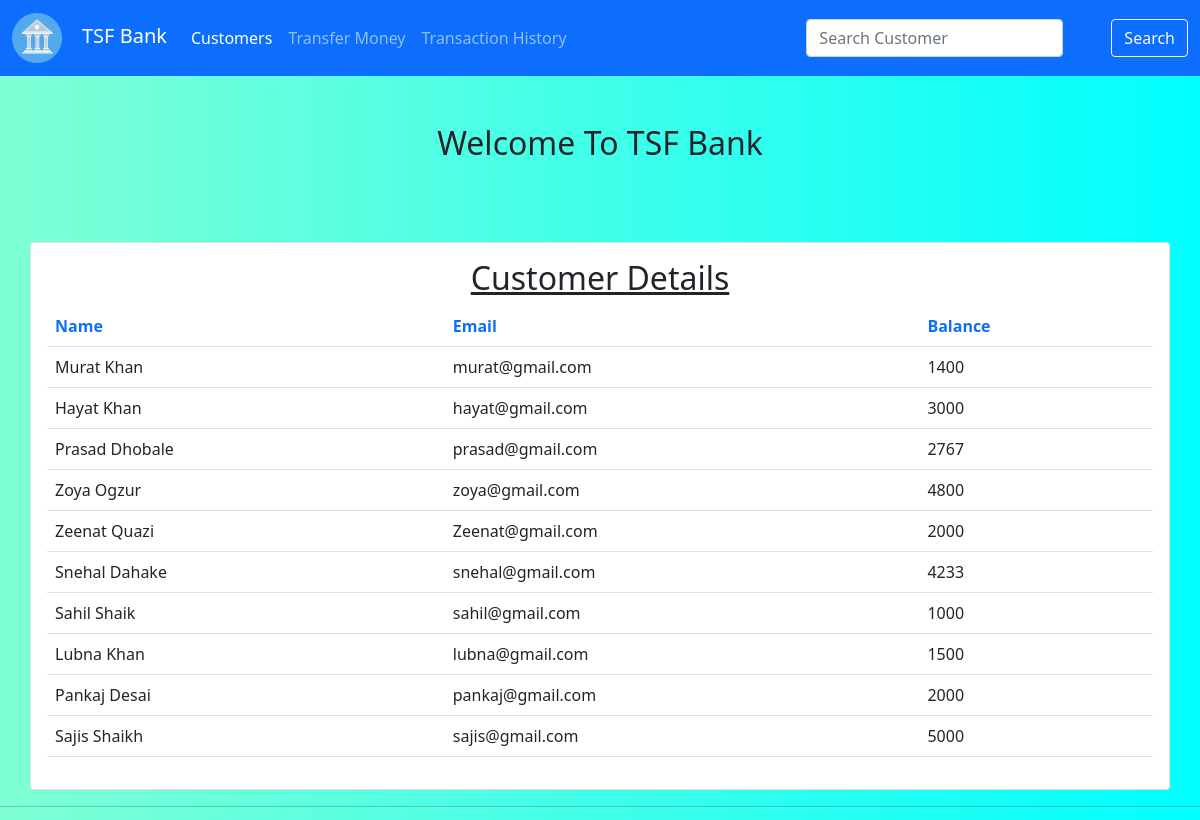
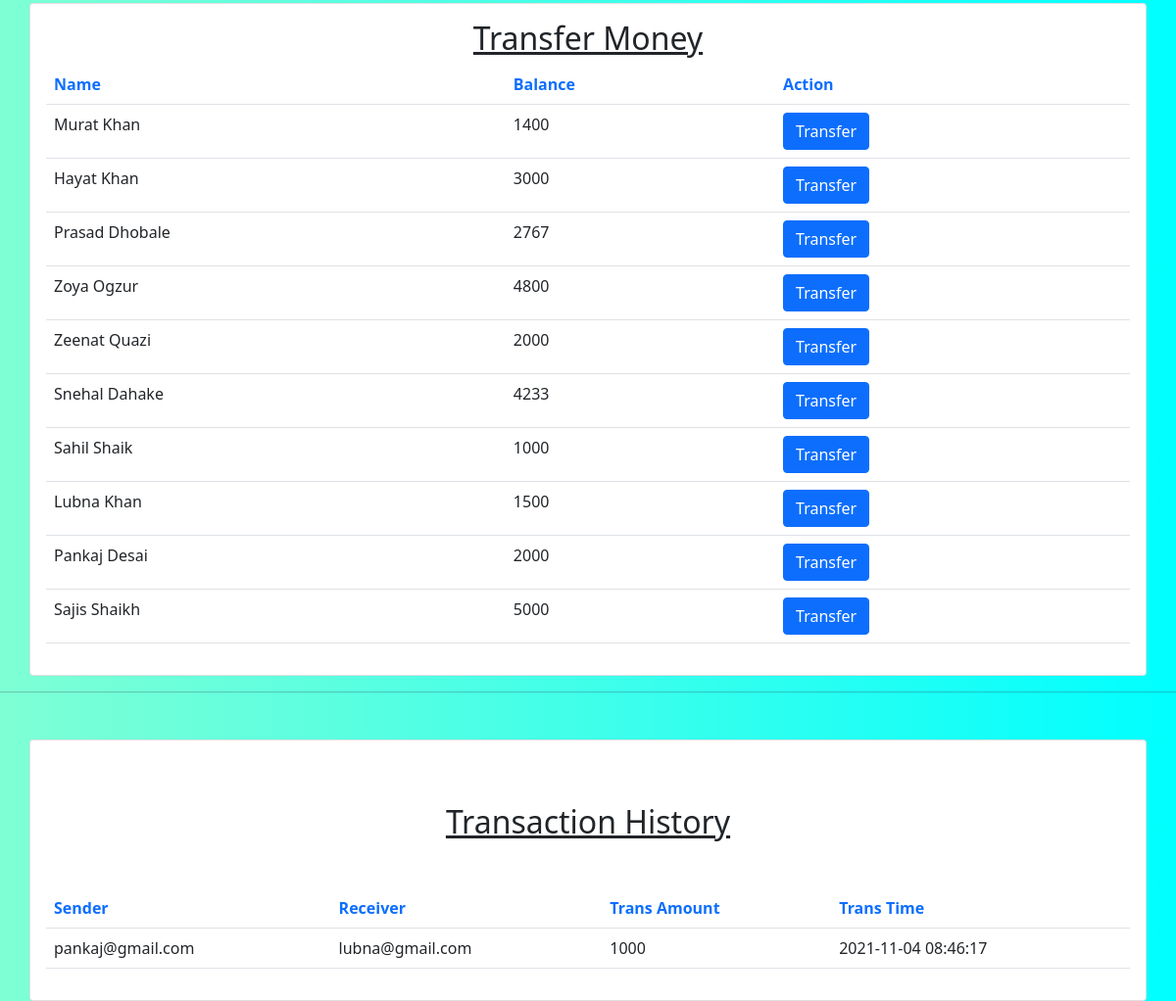
The page / on the database its author committed (2 pictures, top to bottom).
### tables this page shows
CREATE TABLE `customer` (
  `cname` varchar(200) NOT NULL,
  `email` varchar(200) NOT NULL,
  `balance` varchar(200) DEFAULT NULL,
  `reg_time` timestamp NOT NULL DEFAULT current_timestamp() ON UPDATE current_timestamp()
);

CREATE TABLE `trans_history` (
  `trans_id` int(8) NOT NULL,
  `sender` varchar(200) NOT NULL,
  `receiver` varchar(200) NOT NULL,
  `trans_amt` int(9) NOT NULL,
  `trans_time` timestamp NOT NULL DEFAULT current_timestamp() ON UPDATE current_timestamp()
);

### transfer.php (the view, shortened to what this page needs)
<?php
    require "db.php";
    $fetch_q = "select *from customer";
    $rows = $con->query($fetch_q);
    if($con-> affected_rows > 0){
        ?>
        <div class="table-responsive-sm container-sm  card-body card">
            <h2 class="text-center"><u>Transfer Money</u></h2>
            <table class="table table-hover text-primary">
                <tr>
                    <th>Name</th>
                    <th>Balance</th>
                    <th>Action</th>
                </tr>
                <?php
                while($row = $rows ->fetch_assoc()){ ?>
                <tr class="text-dark">
                    <td><?php echo $row['cname']; ?></td>
                    <td><?php echo $row['balance']; ?></td>
                    <td><button class="btn btn-primary" data-bs-toggle="modal" data-bs-target="#transferModal" data-email="<?php echo $row['email'];?>">Transfer</button></td>
                </tr>
                <?php
                } ?>
            </table>
        </div>
        <?php
    }else{
        ?>
        <h4 class="text-danger text-center mt-5">Opps !! Bank don't have any customer yet :(</h4>
        <?php
    }
?>

### index.php (shortened to what this page needs)
<!DOCTYPE html>
<html lang="en">
<head>
    <link href="https://cdn.jsdelivr.net/npm/bootstrap@5.0.2/dist/css/bootstrap.min.css" rel="stylesheet">
    <link rel="stylesheet" href="https://cdnjs.cloudflare.com/ajax/libs/font-awesome/4.7.0/css/font-awesome.min.css">
    <link rel="stylesheet" href="index.css">
</head>
<body>
    <?php include "navbar.php";?>
    <div class="container mt-5">
        <h2 class="text-center">Welcome To TSF Bank</h2>
    </div>
    <div id="customers"><?php include "customers.php"; ?></div>
    <hr>
    <div id="trans_money"><?php include "transfer.php";?></div>
    <hr>
    <div id="trans_history"><?php include "trans_history.php";?></div>
</body>
</html>

### navbar.php (shortened to what this page needs)
<nav class="navbar navbar-expand-lg navbar-dark bg-primary">
        <div class="container-fluid">
            <a class="navbar-brand" href="#">
                <img src="img/bank.png" alt="Bank Logo" width="50" heigt="50">&emsp;TSF Bank
            </a>
            <div class="collapse navbar-collapse" id="navbarSupportedContent">
            <ul class="navbar-nav me-auto mb-2 mb-lg-0">
                <li class="nav-item">
                <a class="nav-link active" aria-current="page" href="#">Customers</a>
                </li>
                <li class="nav-item">
                <a class="nav-link" href="#trans_money">Transfer Money</a>
                </li>
                <li class="nav-item">
                <a class="nav-link" href="#trans_history">Transaction History</a>
                </li>
            </ul>
            <form action="search_customer.php" method="post" class="d-flex">
                <input class="form-control me-5" name="search" type="search" placeholder="Search Customer" aria-label="Search" required>
                <button class="btn btn-outline-light" name="search_btn" type="submit">Search</button>
            </form>
            </div>
        </div>
    </nav>

### customers.php
<?php
    require "db.php";
    $fetch_q = "select *from customer";
    $rows = $con->query($fetch_q);
    if($con-> affected_rows > 0){
        ?>
        <br>
        <div class="table-responsive-sm container-sm mt-5 card-body card">
        <h2 class="text-center"><u>Customer Details</u></h2>
            <table class="table table-hover text-primary">
                <tr>
                    <th>Name</th>
                    <th>Email</th>
                    <th>Balance</th>
                </tr>
                <?php
                while($row = $rows ->fetch_assoc()){ ?>
                <tr class="text-dark">
                    <td><?php echo $row['cname']; ?></td>
                    <td><?php echo $row['email']; ?></td>
                    <td><?php echo $row['balance']; ?></td>
                </tr>
                <?php
                } ?>
            </table>
        </div>
        <?php
    }else{
        ?>
        <h4 class="text-danger text-center mt-5">Opps !! Bank don't have any customer yet :(</h4>
        <?php
    }
?>

### trans_history.php
<?php
    require "db.php";
    $fetch_hist = "select *from trans_history";
    $rows = $con->query($fetch_hist);
    if($con->affected_rows > 0){
        ?>
        <div class="table-responsive-sm container-sm mt-5 card-body card">
            <h2 class="text-center mb-5 mt-5"><u>Transaction History</u></h2>
                <table class="table table-hover text-primary">
                    <tr>
                        <th>Sender</th>
                        <th>Receiver</th>
                        <th>Trans Amount</th>
                        <th>Trans Time</th>
                    </tr>
                    <?php
                    while($row = $rows->fetch_assoc()){
                    ?>
                    <tr class="text-dark">
                            <td><?php echo $row['sender']; ?></td>
                            <td><?php echo $row['receiver']; ?></td>
                            <td><?php echo $row['trans_amt']; ?></td>
                            <td><?php echo $row['trans_time']; ?></td>
                        </tr>
                    <?php
                    }
                    ?>
                </table>
        </div>
        <?php
    }else{
        ?>
        <h3 class="text-center text-primary mt-5 mb-5">Opps !! No Transaction done by Customer yet..</h3>
        <?php
    }
?>

### index.css (style rules this page uses)
body { background-image: linear-gradient( to left, aqua,aquamarine); }

### rows shown on the page
customer: cname "Murat Khan", email "murat@gmail.com", balance "1400"
customer: cname "Hayat Khan", email "hayat@gmail.com", balance "3000"
customer: cname "Prasad Dhobale", email "prasad@gmail.com", balance "2767"
customer: cname "Zoya Ogzur", email "zoya@gmail.com", balance "4800"
customer: cname "Zeenat Quazi", email "Zeenat@gmail.com", balance "2000"
customer: cname "Snehal Dahake", email "snehal@gmail.com", balance "4233"
customer: cname "Sahil Shaik", email "sahil@gmail.com", balance "1000"
customer: cname "Lubna Khan", email "lubna@gmail.com", balance "1500"
customer: cname "Pankaj Desai", email "pankaj@gmail.com", balance "2000"
customer: cname "Sajis Shaikh", email "sajis@gmail.com", balance "5000"
trans_history: sender "pankaj@gmail.com", receiver "lubna@gmail.com", trans_amt "1000", trans_time "2021-11-04 08:46:17"
